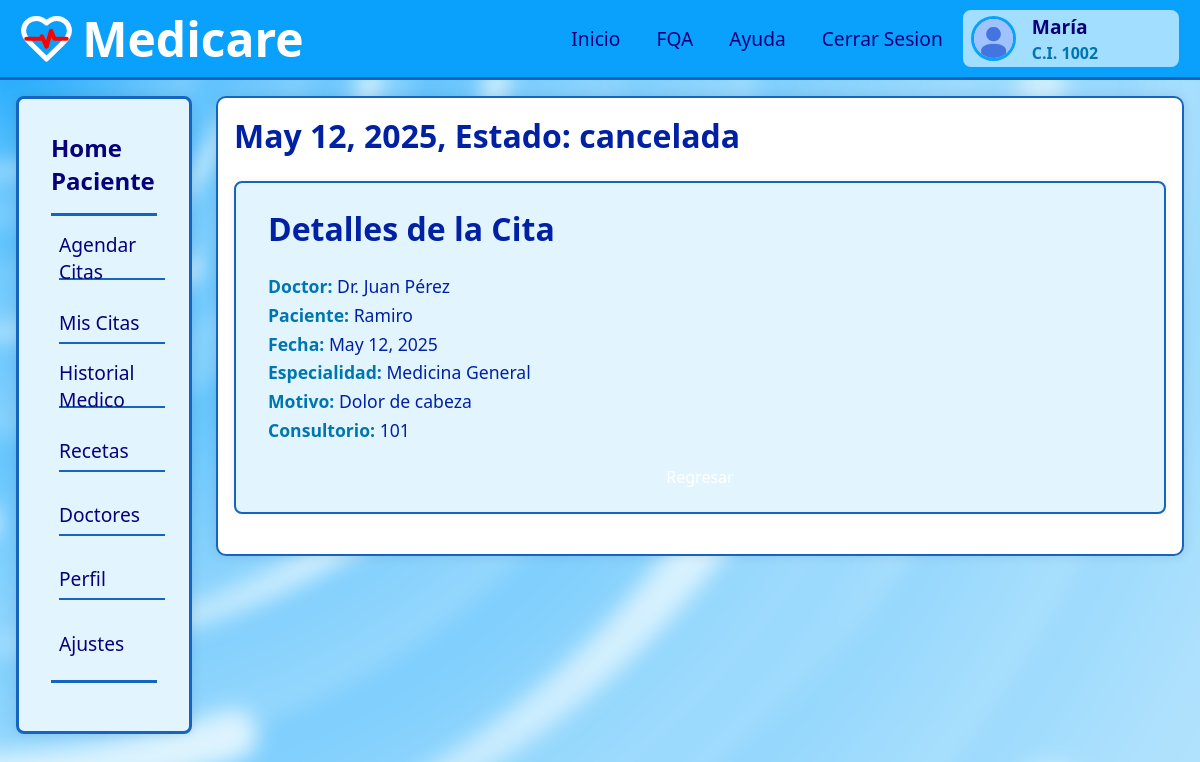
Page /cita/1 (signed in) on the committed database.
### apps/users/models.py (models this page shows)
class User(AbstractBaseUser, PermissionsMixin):
    ROLE_CHOICES = (
        ('Paciente', 'Paciente'),
        ('Doctor', 'Doctor'),
        ('Administrador', 'Administrador'),
    )
    cedula_ti = models.CharField(max_length=150, unique=True)
    nombres = models.CharField(max_length=30)
    apellidos = models.CharField(max_length=30)
    fecha_nacimiento = models.DateField(blank=True, null=True)
    email = models.EmailField(unique=True)
    telefono = models.CharField(max_length=15, blank=True, null=True)
    rol = models.CharField(max_length=20, choices=ROLE_CHOICES, default='Paciente')
    is_active = models.BooleanField(default=True)
    is_admin = models.BooleanField(default=False)
    is_staff = models.BooleanField(default=False)   # 🚨 <-- AGREGA ESTA LÍNEA
    email_verificado = models.BooleanField(default=False)
    fecha_registro = models.DateTimeField(default=timezone.now)
    last_login = models.DateTimeField(blank=True, null=True)
    objects = CustomUserManager()
    USERNAME_FIELD = 'cedula_ti'
    EMAIL_FIELD = 'email'
    REQUIRED_FIELDS = ['nombres', 'apellidos', 'fecha_nacimiento', 'telefono', 'email']
    def __str__(self):
        return self.cedula_ti

### apps/citasMedicas/models.py (models this page shows, shortened)
class Cita(models.Model):
    especialidad = models.ForeignKey(Especialidad, on_delete=models.CASCADE, related_name='citas', null=True)
    doctor = models.ForeignKey(Doctor, on_delete=models.CASCADE, related_name='citas')
    paciente = models.ForeignKey(User, on_delete=models.CASCADE, related_name='citas')
    bloque = models.OneToOneField(BloqueHorario, on_delete=models.CASCADE, null=True, related_name='cita')
    motivo = models.TextField(max_length=2000)
    estado = models.CharField(max_length=20, choices=[
        ('pendiente', 'Pendiente'),
        ('confirmada', 'Confirmada'),
        ('cancelada', 'Cancelada')
    ], default='pendiente')

class BloqueHorario(models.Model):
    doctor = models.ForeignKey(Doctor, on_delete=models.CASCADE, related_name='bloques_horarios')
    jornada = models.ForeignKey(JornadaDiaria, on_delete=models.CASCADE)
    fecha = models.DateField()
    hora_inicio = models.TimeField()
    hora_fin = models.TimeField()
    disponible = models.BooleanField(default=True)

class Doctor(models.Model):
    user = models.OneToOneField(User, on_delete=models.CASCADE, related_name='doctor')
    especialidad = models.ForeignKey(Especialidad, on_delete=models.CASCADE, related_name='doctores')
    consultorio = models.CharField(max_length=100)
    def __str__(self):
        return f'Dr. {self.user.nombres} {self.user.apellidos}'

class Especialidad(models.Model):
    nombre = models.CharField(max_length=100)
    descripcion = models.TextField(max_length=2000, blank=True, null=True)
    def __str__(self):
        return self.nombre

### apps/citasMedicas/views.py (the view)
# urls.py: path('cita/<int:cita_id>', citasMedicas_views.citaDetalles, name='cita_detalles'),
@login_required
def citaDetalles(request, cita_id):
    cita = get_object_or_404(Cita, id=cita_id)
    return render(request, 'citadetalles.html', {
        'cita': cita,
    })

### templates/citadetalles.html (shortened to what this page needs)
{% extends "layouts/dashboard_paciente.html" %}
{% load static %}
{% block head %}
<link rel="stylesheet" href="{% static 'static/css/detalles.css' %}">
{% endblock head %}
{% block content %}
    <main>
        <div class="container">
            <h2>{{ cita.bloque.fecha }}, Estado: {{ cita.estado }}</h1>
            <section>
                <h2>Detalles de la Cita</h2>
                <p><strong>Doctor:</strong> {{ cita.doctor }}</p>
                <p><strong>Paciente:</strong> {{ cita.paciente.nombres }}</p>
                <p><strong>Fecha:</strong> {{ cita.bloque.fecha }}</p>
                <p><strong>Especialidad:</strong> {{ cita.doctor.especialidad }}</p>
                <p><strong>Motivo:</strong> {{ cita.motivo }}</p>
                <p><strong>Consultorio:</strong> {{ cita.doctor.consultorio }}</p>
                <article>
                    <a href="{% url 'citas' %}" id="regresar">Regresar</a>
                </article>
            </section>
        </div>
    </main>
    {% endblock content %}

### templates/layouts/dashboard_paciente.html (shortened to what this page needs)
{% load static %}
<!DOCTYPE html>
<html lang="en">
<head>
    <link rel="stylesheet" href="{% static 'static/css/l_dashboard_p.css' %}">
    {% block head %}{% endblock head %}
</head>
<body>
    <div class="background">
    </div>
    <header>
        <div class="logo">
            <img src="{% static 'static/images/logo_medicare.svg' %}" alt="" width="55px">
            <h1>Medicare</h1>
        </div>
        <div class="interactive">
            <nav>
                <ul>
                    <li class="link-nav"><a href="{% url 'paciente_dashboard' %}">Inicio</a></li>
                    <li class="link-nav"><a href="">FQA</a></li>
                    <li class="link-nav"><a href="">Ayuda</a></li>
                    <li class="link-nav"><a href="{% url 'signout' %}">Cerrar Sesion</a></li>
                </ul>
            </nav>
            <div class="user">
                <img src="{% static 'static/images/no_photo.jpg' %}" alt="user-photo" class="user-img">
                <div class="brief-info-user">
                    <span>{{ user.nombres }}</span>
                    <span> C.I. {{ user }}</span>
                </div>
            </div>
        </div>
    </header>
    <aside>
        <div class="container">
            <div class="title-aside">
                <a href="">Home</br>Paciente</a>
            </div>
            <ul class="menu-aside">
                <li>
                    <a href="{% url 'agendar_cita' %}">Agendar Citas</a>
                </li>
                <li>
                    <a href="{% url 'citas' %}">Mis Citas</a>
                </li>
                <li>
                    <a href="{% url 'historial' %}">Historial Medico</a>
                </li>
                <li>
                    <a href="">Recetas</a>
                </li>
                <li>
                    <a href="{% url 'doctores' %}">Doctores</a>
                </li>
                <li>
                    <a href="">Perfil</a>
                </li>
                <li>
                    <a href="">Ajustes</a>
                </li>
            </ul>
        </div>
    </aside>
    {% block content %}
    {% endblock %}
</body>
</html>

### static/css/l_dashboard_p.css (style rules this page uses)
:root { --header-bg-color: #09A1FC; --header-border-color: #1565C0; --surface-bg-color: #A1DEFF; --surface-bg-color-two: #E2F5FF; --surface-bg-color-three: #fdfeff; --surface-bg-color-four: #c4e4ff; --nav-hover-bg-color: hwb(208 74% 2%); --main-text-color: #FFFFFF; --text-color-one: #08007B; --text-color-two: #0076b0; --text-color-three: #0021A3; --text-color-four: #000000; --button-bg-color: #1E88E5; --button-border-color: #1565C0; }
* { box-sizing: border-box; margin: 0; padding: 0; }
a { text-decoration: none; color: inherit; }
ul { list-style: none; }
html,body { height: 100%; margin: 0; padding: 0; font-family: system-ui, -apple-system, BlinkMacSystemFont, 'Segoe UI', Roboto, Oxygen, Ubuntu, Cantarell, 'Open Sans', 'Helvetica Neue', sans-serif; color: var(--main-text-color); }
h1 { font-size: 3rem; }
h2 { font-size: 2rem; }
body { width: 100%; height: 100%; display: grid; grid-template-columns: 0.2fr 1fr; grid-template-rows: 0.1fr 0.9fr; grid-template-areas: "header header" "aside main"; }
header { grid-area: header; background-color: var(--header-bg-color); border-bottom: 0.2rem solid var(--header-border-color); display: flex; justify-content: space-between; align-items: center; padding: 0 1.2rem; }
.logo { display: flex; align-items: center; gap: 0.5rem; cursor: pointer; }
.interactive { display: flex; gap: 0.5rem; align-items: center; }
nav { display: flex; align-items: center; width: fit-content; height: 100%; margin: 0; }
nav > ul { display: flex; align-items: center; justify-content: center; width: fit-content; gap: 1rem; }
.link-nav { display: flex; height: 100%; align-items: center; gap: 0.5rem; padding: 5px 10px; font-size: 1.2rem; color: var(--text-color-one); transition: 0.2s ease-out; font-weight: 500; }
.user { display: flex; align-items: center; gap: 1rem; width: 220px; padding: 0.2rem 0.5rem; border-radius: 10px; color: var(--text-color-one); background-color: var(--surface-bg-color); border: 2px solid var(--header-bg-color); cursor: pointer; transition: 0.2s ease-out; }
.user > img { border: 3px solid var(--header-bg-color); width: 45px; height: 45px; border-radius: 50%; object-fit: cover; }
.brief-info-user { display: flex; flex-direction: column; gap: 0.1rem; }
.brief-info-user :first-child { font-size: 1.2rem; font-weight: 600; }
.brief-info-user :last-child { color: var(--text-color-two); font-size: 1rem; font-weight: 600; }
aside { grid-area: aside; padding: 1rem 0.5rem 1rem 1rem; }
aside .container { display: flex; flex-direction: column; color: var(--text-color-one); background-color: var(--surface-bg-color-two); border: 3px solid var(--header-border-color); cursor: pointer; transition: 0.2s ease-out; border-radius: 8px; }
.title-aside { display: flex; align-items: center; gap: 0.5rem; padding: 1rem 0 1rem 0; margin: 0 1rem; font-size: 1.5rem; font-weight: bold; border-bottom: 3px solid var(--header-border-color); }
.menu-aside { display: flex; flex-direction: column; justify-content: center; padding: 1rem 0 1rem 0; margin: 0 1rem 2rem 1rem; font-size: 1.2rem; font-weight: 500; gap: 1rem; border-bottom: 3px solid var(--header-border-color); }
.menu-aside li { display: flex; align-items: center; gap: 0.5rem; width: 100%; height: 3rem; padding: 0.4rem 0 0 0; margin: 0 0 0 0.5rem; cursor: pointer; border-bottom: 2px solid var(--header-border-color); }
.menu-aside li a { display: flex; align-items: center; width: 100%; height: 100%; transition: 0.2s ease-out; }
.menu-aside li:last-child { border-bottom: none; }
main { grid-area: main; display: flex; flex-direction: column; padding: 1rem; gap: 1rem; }

### rows in the picture
User: nombres "María", cedula_ti "1002"
Cita: bloque.fecha "May 12, 2025", estado "cancelada", doctor "Dr. Juan Pérez", paciente.nombres "Ramiro", doctor.especialidad "Medicina General", motivo "Dolor de cabeza", doctor.consultorio "101"
